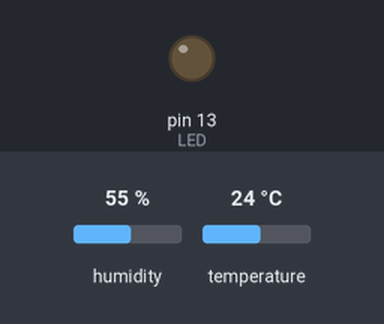
Recording of a sketch running on a simulated Arduino Uno, built with avr-gcc and run on an emulated ATmega328P. On the bench: output pins drawn as LEDs (lit = HIGH). The test bench sets the inputs (shaded band); at power-on: temperature 24 °C, humidity 55 %. What the sketch prints to the serial monitor is not drawn.

Above: at 2.8 s.
2.9 s: temperature set to 28 °C
8.9 s: temperature set to 31 °C
At 11.2 s:
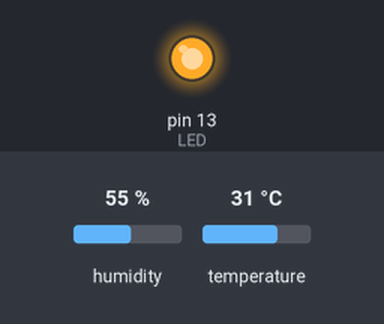
11.8 s: temperature set to 12 °C
At 12.8 s:
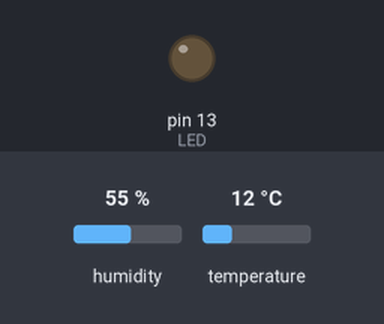
14.5 s: temperature set to 33 °C
At 17.1 s:
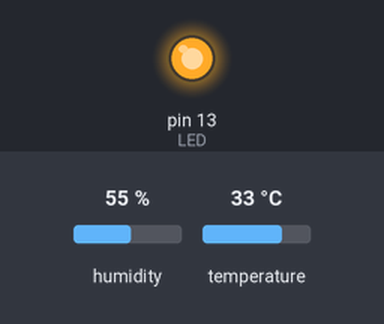
Timing chart, 0 to 18.6 s (numbered marks = the images above; inputs shaded):
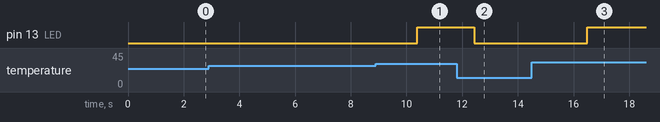

Measured:
- the behaviour switches between 29 and 30 °C on temperature (found by bisection; images 0 and 1)
- after the input at 2.9 s, every drawn part: stays the same
- after the input at 8.9 s, pin 13 (LED): LOW → HIGH after 1.5 s
- after the input at 11.8 s, pin 13 (LED): HIGH → LOW after 0.63 s
- after the input at 14.5 s, pin 13 (LED): LOW → HIGH after 2.0 s

The sketch:

h04.ino
```cpp
#include <DHT.h>
#include <DHT_U.h>

int DHTPIN = 2;
int DHTTYPE = DHT11;
int LED = 13;

DHT dht(DHTPIN, DHTTYPE);

void setup(){
  Serial.begin(9600);
  dht.begin();
  pinMode(LED,OUTPUT);
}

void loop(){
  float t = dht.readTemperature();
  float h = dht.readHumidity();

 if (isnan(h) || isnan(t)){
    Serial.println("Failed to read from DHT sensor!");
    return;
  }

  Serial.print("Tem:");
  Serial.print(t);
  Serial.print(" ℃");
  Serial.print("     ");
  Serial.print("Hum:");
  Serial.print(h);
  Serial.println(" ％");
  delay(200);

  if(t>=30) digitalWrite(LED,HIGH);
  else digitalWrite(LED,LOW);
}
```
